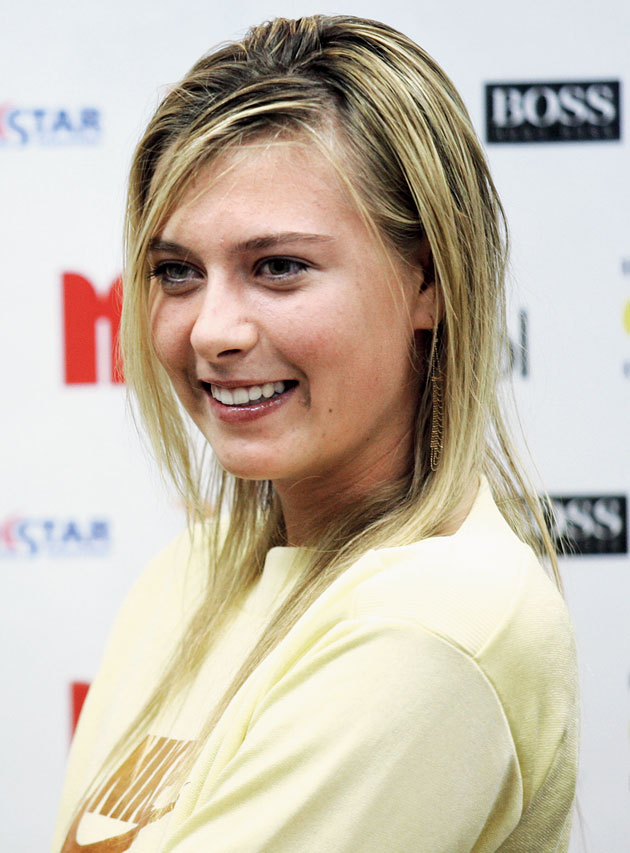
#> input picture Data Science & Machine Learning Project/model/test_images/Peers hail _mind of a champion__ Maria....jpg, 630 x 853 px, found by its file name
$ jupyter execute --allow-errors sports_person_classifier_model.ipynb   (shell and % lines are left out)
#> lines starting #> are read from the running program, lines starting #| are printed output that depends on the picture; after the words box and inside, x2 and y2 are one past the last pixel; in counts of white or black regions, pixels touching at a corner belong together
[cell 1]
import numpy as np
import cv2
import matplotlib.pyplot as plt

[cell 2]
# reading the image
img = cv2.imread(r"C:\Users\gaura\Desktop\Excel Course\Data Science & Machine Learning Project\model\test_images\Peers hail _mind of a champion__ Maria....jpg")
#> img is the input picture: shape (853, 630, 3); mean B, G, R 174.1, 189.4, 200.2

[cell 3]
plt.imshow(img)

[cell 4]
# Converting to grayscale
gray = cv2.cvtColor(img,cv2.COLOR_BGR2GRAY)
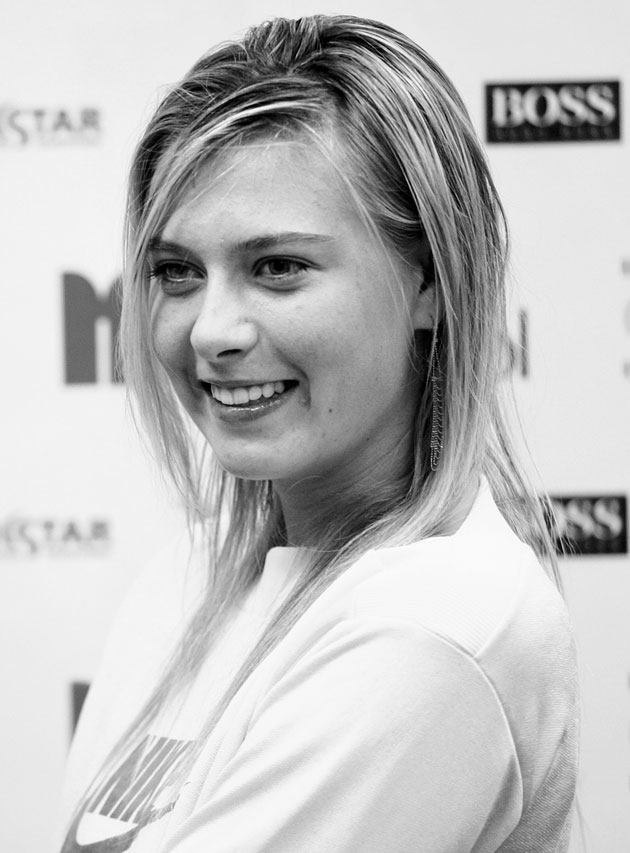
#> gray: shape (853, 630); min 0, max 255, mean 190.8
gray.shape
#> Out = (853, 630)

[cell 5]
gray

[cell 6]
# Plotting an gray image
plt.imshow(gray, cmap="gray")

[cell 7]
# Detecting Face and Eyes using haar cascade

face_cascade = cv2.CascadeClassifier(r"C:\Users\gaura\Desktop\Excel Course\Data Science & Machine Learning Project\model\opencv\haarcascade\haarcascade_frontalface_default.xml")
eye_cascade = cv2.CascadeClassifier(r"C:\Users\gaura\Desktop\Excel Course\Data Science & Machine Learning Project\model\opencv\haarcascade\haarcascade_eye.xml")

faces = face_cascade.detectMultiScale(gray, 1.3, 5)
#> faces = [[83, 147, 331, 331]]
faces
#> Out = [[83, 147, 331, 331]]

[cell 8]
(x,y,w,h) = faces[0]
#> x = 83; y = 147; w = 331; h = 331

[cell 9]
# Drawing rectangle around face
face_img = cv2.rectangle(img, (x,y), (x+w, y+h), (0,255,0),4)
plt.imshow(face_img)

[cell 10]
# Detect eyes
cv2.destroyAllWindows()
for (x,y,w,h) in faces:
    face_img = cv2.rectangle(img,(x,y),(x+w,y+h),(255,0,0),2)# Draw a rectangle over faces
    roi_gray = gray[y:y+h, x:x+w]
    roi_color = face_img[y:y+h, x:x+w]
    eyes = eye_cascade.detectMultiScale(roi_gray)
    # Iterate over eyes in the images
    for (ex,ey,ew,eh) in eyes:
        cv2.rectangle(roi_color,(ex,ey),(ex+ew,ey+eh),(0,255,0),2)
#> this loop made 1 pass
#> (x, y, w, h, eyes) on pass 1: (83, 147, 331, 331, [[151, 92, 61, 61], [54, 89, 78, 78]])
#> pass 1, `face_img = cv2.rectangle(img,(x,y),(x+w,y+h),(255,0,0),2)# Draw a rect..`:
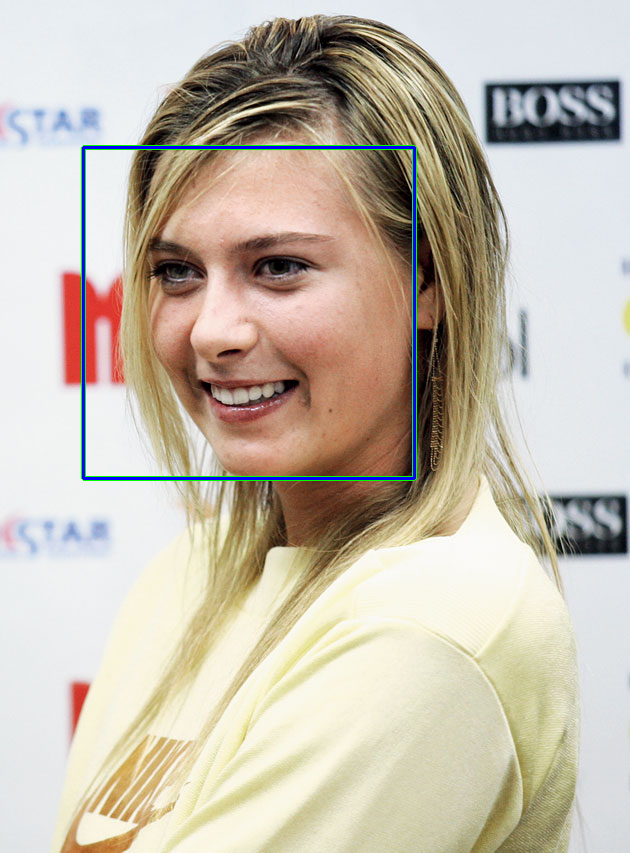
#> face_img: shape (853, 630, 3); mean B, G, R 174.5, 189, 198.1
#> pass 1, `roi_gray = gray[y:y+h, x:x+w]`:
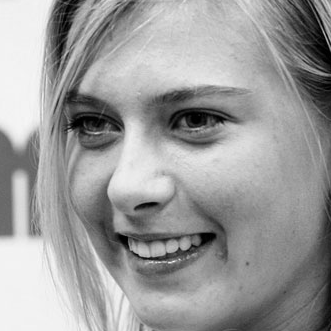
#> roi_gray: shape (331, 331); min 0, max 250, mean 156
#> pass 1, `roi_color = face_img[y:y+h, x:x+w]`:
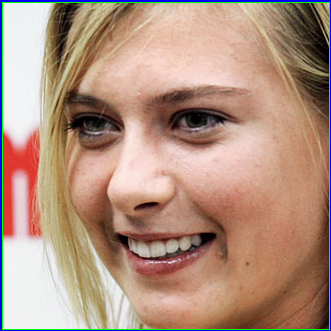
#> roi_color: shape (331, 331, 3); mean B, G, R 128.1, 146.3, 178.3
#> after the loop:
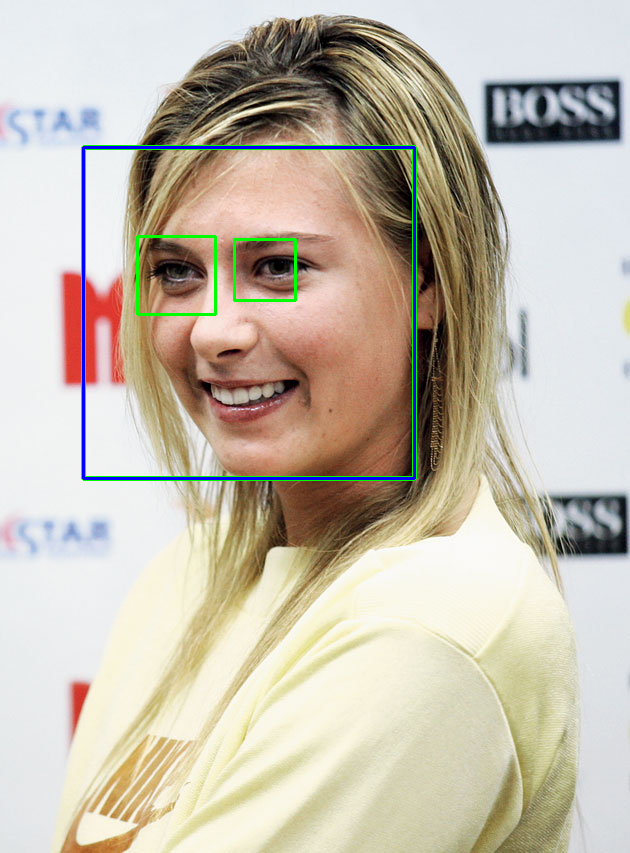
#> img: shape (853, 630, 3); mean B, G, R 174.1, 189.3, 197.6
#> after the loop:
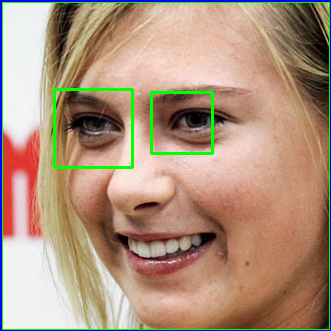
#> roi_color: shape (331, 331, 3); 1.52% of pixels changed, all inside (x1, y1, x2, y2) = (53, 88, 214, 169)


plt.figure()
plt.imshow(face_img, cmap='gray')
plt.show()

[cell 11]
# Create cropped image
def get_cropped_image_if_2_eyes(image_path):
    img = cv2.imread(image_path)
    gray = cv2.cvtColor(img, cv2.COLOR_BGR2GRAY)
    faces = face_cascade.detectMultiScale(gray, 1.3, 5)
#> faces = [[83, 147, 331, 331]]
    for (x,y,w,h) in faces:
        roi_gray = gray[y:y+h, x:x+w]
        roi_color = img[y:y+h, x:x+w]
        eyes = eye_cascade.detectMultiScale(roi_gray)
        if len(eyes) >= 2:
            return roi_color
#> this loop made 1 pass
#> pass 1, in get_cropped_image_if_2_eyes, `roi_color = img[y:y+h, x:x+w]`:
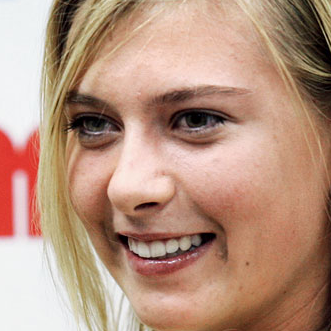
#> roi_color: shape (331, 331, 3); mean B, G, R 127.3, 147.5, 183.4

[cell 12]
cropped_image = get_cropped_image_if_2_eyes(r"C:\Users\gaura\Desktop\Excel Course\Data Science & Machine Learning Project\model\test_images\Peers hail _mind of a champion__ Maria....jpg")
plt.imshow(cropped_image)

[cell 13]
# Create cropped dataset folder
path_to_data = "C:/Users/gaura/Desktop/Excel Course/Data Science & Machine Learning Project/model/dataset/"
path_to_cr_data = "C:/Users/gaura/Desktop/Excel Course/Data Science & Machine Learning Project/model/dataset/cropped/"

[cell 14]
# Get the path of individual folder and create a list of it
import os
img_dirs = []
for entry in os.scandir(path_to_data):
    if entry.is_dir():
        img_dirs.append(entry.path)

[cell 15]
img_dirs

[cell 16]
# Create cropped folder
import shutil
if os.path.exists(path_to_cr_data):
     shutil.rmtree(path_to_cr_data)
os.mkdir(path_to_cr_data)

[cell 17]
# Get cropped images
cropped_image_dirs = []
celebrity_file_names_dict = {}
#> (the rest of this cell did not finish here and is left out)

[cell 18]
# Examine cropped folder and delete unwanted images
celebrity_file_names_dict = {}
for img_dir in cropped_image_dirs:
    celebrity_name = img_dir.split('/')[-1]
    file_list = []
    for entry in os.scandir(img_dir):
        file_list.append(entry.path)
    celebrity_file_names_dict[celebrity_name] = file_list
celebrity_file_names_dict

[cell 19]
# Wavelet transform function

import numpy as np
import pywt
import cv2

def w2d(img, mode='haar',level=1):
#> called with mode = 'db1', level = 5
    imArray = img
    # Convert to gray scale
    imArray = cv2.cvtColor(imArray, cv2.COLOR_RGB2GRAY)
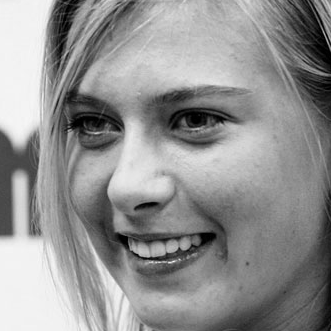
#> imArray: shape (331, 331); min 0, max 248, mean 145.5
    # Convert to float
    imArray = np.float32(imArray)
    imArray /= 255
    # Compute Coefficient
    coeffs = pywt.wavedec2(imArray, mode, level=level)
#> coeffs = 6 items

    # process coefficient
    coeffs_H = list(coeffs)
#> coeffs_H = 6 items
    coeffs_H[0] *= 0

    # reconstruction
    imArray_H = pywt.waverec2(coeffs_H, mode)
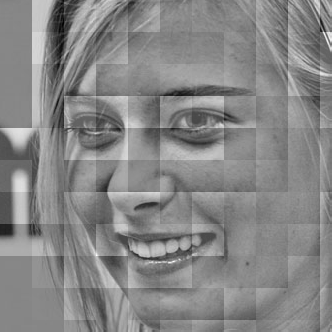
#> imArray_H: shape (332, 332) float32; min -0.638, max 0.571, mean 0.00029; drawn with min black and max white
    imArray_H *= 255
    imArray_H = np.uint8(imArray_H)
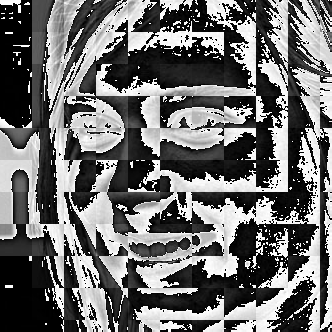
#> imArray_H: shape (332, 332); min 0, max 255, mean 109.1

    return imArray_H

[cell 20]
im_har = w2d(cropped_image,'db1',5)
plt.imshow(im_har, cmap='gray')

[cell 21]
# Generate number for each class
class_dict = {}
count = 0
for celebrity_name in celebrity_file_names_dict.keys():
    class_dict[celebrity_name] = count
    count = count + 1
class_dict

$ run again, with Data Science & Machine Learning Project/model/test_images/Tennis star Maria Sharapova confirms....jpg copied over Data Science & Machine Learning Project/model/test_images/Peers hail _mind of a champion__ Maria....jpg
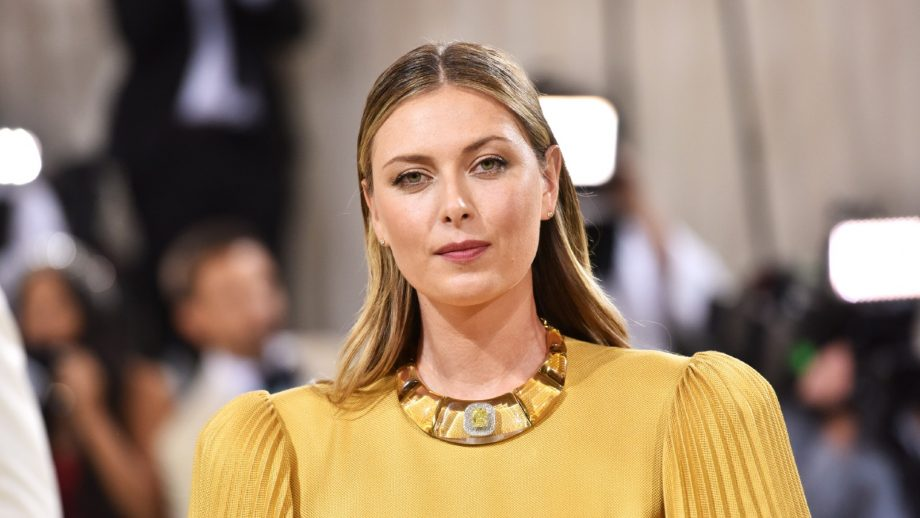
#> input picture Data Science & Machine Learning Project/model/test_images/Tennis star Maria Sharapova confirms....jpg, 920 x 518 px, found by its file name
#> img is the input picture: shape (518, 920, 3); mean B, G, R 108.2, 130, 153.8
#> `faces = face_cascade.detectMultiScale(gray, 1.3, 5)`: faces = [[350, 89, 209, 209]]
#> `(x,y,w,h) = faces[0]`: x = 350; y = 89; w = 209
#> the loop `for (x,y,w,h) in faces:` made 1 pass
#> after the loop `for (x,y,w,h) in faces:`:
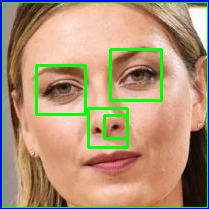
#> roi_color: shape (209, 209, 3); mean B, G, R 117.7, 148.5, 174.9
#> in get_cropped_image_if_2_eyes, `faces = face_cascade.detectMultiScale(gray, 1.3, 5)`: faces = [[350, 89, 209, 209]]
#> the loop in get_cropped_image_if_2_eyes, `for (x,y,w,h) in faces:` made 1 pass
#> coeffs = 6 items
#> in w2d, `imArray_H = np.uint8(imArray_H)`:
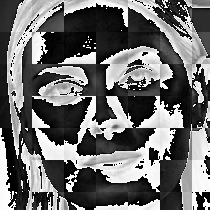
#> imArray_H: shape (210, 210); min 0, max 255, mean 108.5
